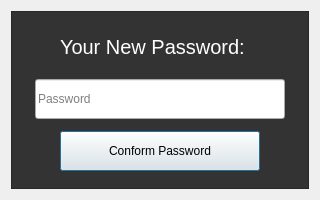
<?xml version="1.0" encoding="UTF-8"?>
<ui version="4.0">
 <class>Change_pass</class>
 <widget class="QDialog" name="Change_pass">
  <property name="geometry">
   <rect>
    <x>0</x>
    <y>0</y>
    <width>320</width>
    <height>200</height>
   </rect>
  </property>
  <property name="minimumSize">
   <size>
    <width>320</width>
    <height>200</height>
   </size>
  </property>
  <property name="maximumSize">
   <size>
    <width>320</width>
    <height>200</height>
   </size>
  </property>
  <property name="windowTitle">
   <string>Dialog</string>
  </property>
  <property name="styleSheet">
   <string notr="true">QFrame{
	background:#333
}</string>
  </property>
  <layout class="QGridLayout" name="gridLayout">
   <item row="0" column="0">
    <widget class="QFrame" name="frame">
     <property name="maximumSize">
      <size>
       <width>302</width>
       <height>182</height>
      </size>
     </property>
     <property name="frameShape">
      <enum>QFrame::StyledPanel</enum>
     </property>
     <property name="frameShadow">
      <enum>QFrame::Raised</enum>
     </property>
     <layout class="QVBoxLayout" name="verticalLayout">
      <item alignment="Qt::AlignHCenter">
       <widget class="QLabel" name="label_4">
        <property name="minimumSize">
         <size>
          <width>200</width>
          <height>40</height>
         </size>
        </property>
        <property name="maximumSize">
         <size>
          <width>200</width>
          <height>40</height>
         </size>
        </property>
        <property name="text">
         <string>&lt;html&gt;&lt;head/&gt;&lt;body&gt;&lt;p&gt;&lt;span style=&quot; font-size:15pt; color:#ffffff;&quot;&gt;Your New Password:&lt;/span&gt;&lt;/p&gt;&lt;/body&gt;&lt;/html&gt;</string>
        </property>
       </widget>
      </item>
      <item alignment="Qt::AlignHCenter">
       <widget class="QLineEdit" name="lineEdit">
        <property name="minimumSize">
         <size>
          <width>250</width>
          <height>40</height>
         </size>
        </property>
        <property name="maximumSize">
         <size>
          <width>250</width>
          <height>40</height>
         </size>
        </property>
        <property name="placeholderText">
         <string>Password</string>
        </property>
       </widget>
      </item>
      <item alignment="Qt::AlignHCenter">
       <widget class="QPushButton" name="confirmButton">
        <property name="minimumSize">
         <size>
          <width>200</width>
          <height>40</height>
         </size>
        </property>
        <property name="maximumSize">
         <size>
          <width>200</width>
          <height>40</height>
         </size>
        </property>
        <property name="text">
         <string>Conform Password</string>
        </property>
       </widget>
      </item>
     </layout>
    </widget>
   </item>
  </layout>
 </widget>
 <resources/>
 <connections/>
</ui>
